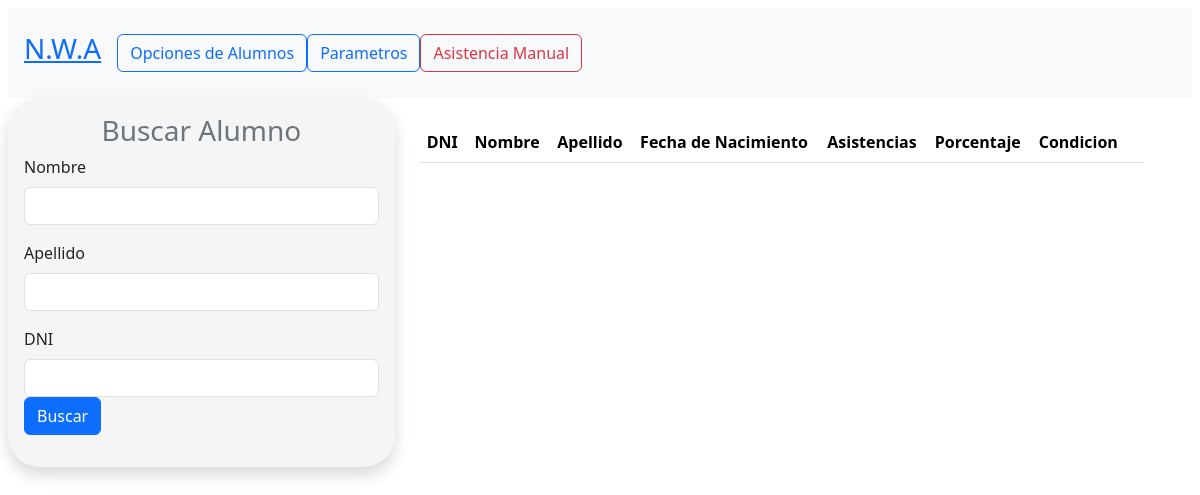
/home.php, run on an earlier commit of the app's database.
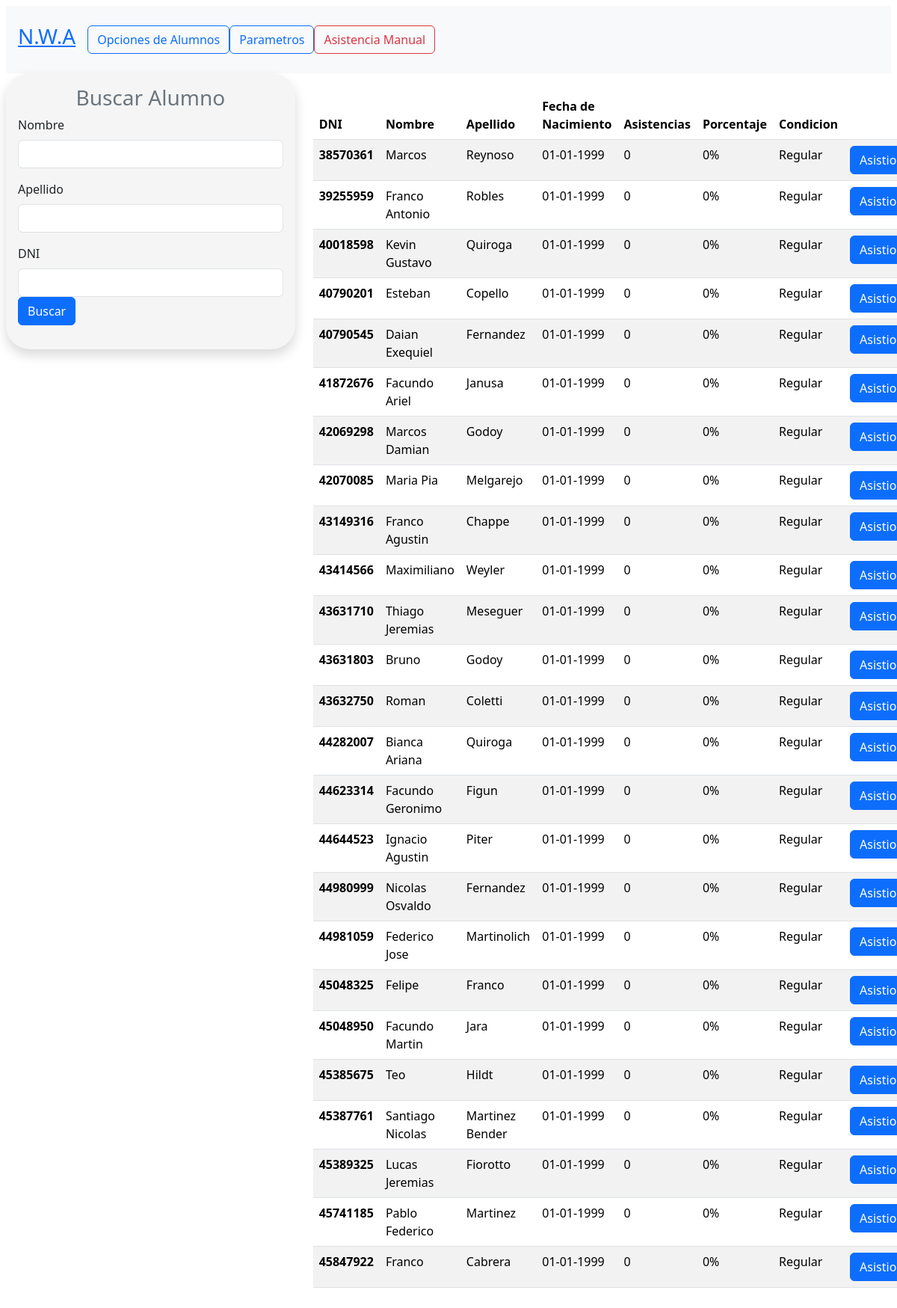
And on a later commit of the database.
### tables this page shows
CREATE TABLE Alumno (
    alumn_DNI INT PRIMARY KEY,
    nombre VARCHAR(100) NOT NULL,
    apellido VARCHAR(100) NOT NULL,
    asistencias INT DEFAULT 0,
    fecha_nac DATE
);

### Alumno/buscarAlumno.php (called while the page is built, shortened)
<?php
            function buscarAlumno(){
                try {
                    $BD = Conexion::connect();
                    $query = 'SELECT alumn_DNI, nombre, apellido, asistencias, DATE_FORMAT(fecha_nac, "%d-%m-%Y") AS fecha_nac FROM alumno WHERE 1';
                    $stmt = $BD->prepare($query);
                    $stmt->execute();
                    $result = $stmt->get_result();
                    $alumnos = $result->fetch_all(MYSQLI_ASSOC);
                }catch (PDOException $e) {
                    die("Error: " . $e->getMessage());
                }
                return $alumnos;
            }
?>

### Alumno/Alumno.php (the view, shortened to what this page needs)
<?php
    class Alumno{
        public $alumn_DNI;
        function __construct($alumn_DNI,$nombre,$apellido,$fecha_nac,$asistencias){
            $this->alumn_DNI=$alumn_DNI;
            $this->nombre=$nombre;
            $this->apellido=$apellido;
            $this->fecha_nac=$fecha_nac;
        }
        public function mostrarAlumnos($alumno){?>
            <tr>
                <th class="porcentajeAlumno"  scope="row"><?php echo $alumno->alumn_DNI; ?></th>
                <td><?php echo $alumno->nombre; ?></td>
                <td><?php echo $alumno->apellido; ?></td>
                <td><?php echo $alumno->fecha_nac; ?></td>
                <td><?php $alumno->actualizarAsistencias();
                            echo $alumno->asistencias; ?></td>
                <td ><?php echo $alumno->alumnoPorcentaje($alumno) . "%"; ?></td>
                <td ><?php echo $alumno->condicionAlumno($alumno); ?></td>
                <td>
                    <?php
                        $condicion=$alumno->alumnoPorcentaje($alumno);
                        if ($condicion<100){
                            ?><a class="btn btn-small btn-primary" href="Alumno/Asistencia.php?alumn_DNI=<?= $alumno->alumn_DNI ?>">Asistio</a>
                        <?php
                        }elseif($condicion>=100){
                            ?><a class="btn btn-small btn-secondary">Asistio</a>
                            <?php
                        }
                    ?>
                </td>
            </tr>
        <?php
        }
            ?><tr>
            <?php
        public function alumnoPorcentaje($alumno)
        {
            try {
                $BD = Conexion::connect();
                $prof_DNI=123;
                $query = 'SELECT diasClases, porcentajeLibre, porcentajePromocion FROM profesor WHERE prof_DNI = ?';
                $stmt = $BD->prepare($query);
                $stmt->bind_param("i", $prof_DNI);
                $stmt->execute();
                $result = $stmt->get_result();
                $profesor = $result->fetch_all(MYSQLI_ASSOC);
                if (!empty($profesor) && isset($profesor[0]['diasClases'])) {
                    $diasClases = $profesor[0]['diasClases'];
                    $porcentaje = $alumno->asistencias * 100;
                    $porcentaje = $porcentaje / $diasClases;
                    $porcentaje = round($porcentaje, 0);
                } else {
                    $porcentaje = 0;
                }
            } catch (PDOException $e) {
                $e;
            }
            return $porcentaje;
        }
public function condicionAlumno($alumno) {
    try {
        $BD = Conexion::connect();
        $prof_DNI = 123;
        $query = 'SELECT porcentajeLibre, porcentajePromocion FROM profesor WHERE prof_DNI = ?';
        $stmt = $BD->prepare($query);
        $stmt->bind_param("i", $prof_DNI);
        $stmt->execute();
        $result = $stmt->get_result();
        $condicion="Regular";
    } catch (PDOException $e) {
        $e;
    }
    return $condicion;
}
    public function actualizarAsistencias() {
        try {
            $BD = Conexion::connect();
            $query = 'SELECT COUNT(*) as asistencias FROM Asistencia WHERE alumno_FK = ?';
            $stmt = $BD->prepare($query);
            $stmt->bind_param("i", $this->alumn_DNI);
            $stmt->execute();
            $result = $stmt->get_result();
            $row = $result->fetch_assoc();
            if ($row && isset($row['asistencias'])) {
                $this->asistencias = $row['asistencias'];
            }
            } catch (mysqli_sql_exception $e) {
            die("Error: " . $e->getMessage());
        }
    }
    }
?>

### home.php (shortened to what this page needs)
<?php
require_once("Alumno/Alumno.php");
require_once("Alumno/buscarAlumno.php");
?>
<!DOCTYPE html>
<html lang="esp">
<head>
    <link rel="stylesheet" href="Bootstrap/css/bootstrap.min.css" />
    <link rel="stylesheet" href="index.css"/>
</head>
<body class="p-2">
    <nav class="navbar navbar-expand-lg navbar-light  bg-light" id="nav">
        <a class="titulo" href="home.php">
            <h3 class=" text-center p-3">N.W.A</h3>
        </a>
        <a href="Alumno\insertAlumno.PHP" type="button" class="btn btn-outline-primary">Opciones de Alumnos</a>
        <a href="Asistencias\clases.PHP" type="button" class="btn btn-outline-primary">Parametros</a>
        <a type="button" class="btn btn-outline-danger" href="Asistencias\asistenciatardia.php" >Asistencia Manual</a>
    </nav>
    <div class="container-fluid row ">
        <form method="POST" action="home.php" class="col-4 p-3 shadow p-3 mb-5" id="buscar">
            <h3 class="text-center text-secondary">Buscar Alumno</h3>
            <div class="mb-3">
                <label for="nombre_alumno" class="form-label">Nombre</label>
                <input type="text" class="form-control" id="nombre_alumno" name="nombre" onkeydown="validarTecla(event)" />
            </div>
            <div class="mb-3">
                <label for="apellido_alumno" class="form-label">Apellido</label>
                <input type="text" class="form-control" id="apellido_alumno" name="apellido" onkeydown="validarTecla(event)" />
            </div>
            <div class="mb-3">
                <label for="DNI" class="form-label">DNI</label>
                <input type="text" class="form-control" id="alumn_DNI" name="alumn_DNI" onkeydown="validarNumerosTecla(event)"/>
                <button type="submit" class="btn btn-primary" name="btnRegistrar" value="ok">
                    Buscar
                </button>
            </div>
        </form>
        <div class="col-8 p-4" id="alumnos">
            <table class="table table-striped" >
                <thead class="columnas">
                    <tr>
                            <th scope="col">DNI</th>
                            <th scope="col">Nombre</th>
                            <th scope="col">Apellido</th>
                            <th scope="col">Fecha de Nacimiento</th>
                            <th scope="col">Asistencias</th>
                            <th scope="col">Porcentaje</th>
                            <th scope="col">Condicion</th>
                            <th scope="col"></th>
                    </tr>
                </thead>
                <tbody>
                    <?php
                    $alumnos = buscarAlumno();
                    foreach ($alumnos as $alumno_data) {
                        $alumno = new Alumno($alumno_data['alumn_DNI'], $alumno_data['nombre'], $alumno_data['apellido'], $alumno_data['fecha_nac'], $alumno_data['asistencias']);
                        $alumno->mostrarAlumnos($alumno);
                    }
                    ?>
                </tbody>
            </table>
        </div>
    </div>
</body>
</html>

### index.css (style rules this page uses)
#buscar { top: 95px; border: 3px; border-radius: 2rem; height: 26%; background-color: whitesmoke; position: sticky; }
#nav { position: sticky; top: 0.5px; }
.columnas { position: sticky; top: 90px; }

What changed in the data, as far as the page shows it:
added alumno: alumn_DNI "38570361", nombre "Marcos", apellido "Reynoso", fecha_nac "01-01-1999", asistencias "0", alumnoPorcentaje "0", condicionAlumno "Regular"
added alumno: alumn_DNI "39255959", nombre "Franco Antonio", apellido "Robles", fecha_nac "01-01-1999", asistencias "0", alumnoPorcentaje "0", condicionAlumno "Regular"
added alumno: alumn_DNI "40018598", nombre "Kevin Gustavo", apellido "Quiroga", fecha_nac "01-01-1999", asistencias "0", alumnoPorcentaje "0", condicionAlumno "Regular"
added alumno: alumn_DNI "40790201", nombre "Esteban", apellido "Copello", fecha_nac "01-01-1999", asistencias "0", alumnoPorcentaje "0", condicionAlumno "Regular"
added alumno: alumn_DNI "40790545", nombre "Daian Exequiel", apellido "Fernandez", fecha_nac "01-01-1999", asistencias "0", alumnoPorcentaje "0", condicionAlumno "Regular"
added alumno: alumn_DNI "41872676", nombre "Facundo Ariel", apellido "Janusa", fecha_nac "01-01-1999", asistencias "0", alumnoPorcentaje "0", condicionAlumno "Regular"
added alumno: alumn_DNI "42069298", nombre "Marcos Damian", apellido "Godoy", fecha_nac "01-01-1999", asistencias "0", alumnoPorcentaje "0", condicionAlumno "Regular"
added alumno: alumn_DNI "42070085", nombre "Maria Pia", apellido "Melgarejo", fecha_nac "01-01-1999", asistencias "0", alumnoPorcentaje "0", condicionAlumno "Regular"
added alumno: alumn_DNI "43149316", nombre "Franco Agustin", apellido "Chappe", fecha_nac "01-01-1999", asistencias "0", alumnoPorcentaje "0", condicionAlumno "Regular"
added alumno: alumn_DNI "43414566", nombre "Maximiliano", apellido "Weyler", fecha_nac "01-01-1999", asistencias "0", alumnoPorcentaje "0", condicionAlumno "Regular"
added alumno: alumn_DNI "43631710", nombre "Thiago Jeremias", apellido "Meseguer", fecha_nac "01-01-1999", asistencias "0", alumnoPorcentaje "0", condicionAlumno "Regular"
added alumno: alumn_DNI "43631803", nombre "Bruno", apellido "Godoy", fecha_nac "01-01-1999", asistencias "0", alumnoPorcentaje "0", condicionAlumno "Regular"
added alumno: alumn_DNI "43632750", nombre "Roman", apellido "Coletti", fecha_nac "01-01-1999", asistencias "0", alumnoPorcentaje "0", condicionAlumno "Regular"
added alumno: alumn_DNI "44282007", nombre "Bianca Ariana", apellido "Quiroga", fecha_nac "01-01-1999", asistencias "0", alumnoPorcentaje "0", condicionAlumno "Regular"
added alumno: alumn_DNI "44623314", nombre "Facundo Geronimo", apellido "Figun", fecha_nac "01-01-1999", asistencias "0", alumnoPorcentaje "0", condicionAlumno "Regular"
added alumno: alumn_DNI "44644523", nombre "Ignacio Agustin", apellido "Piter", fecha_nac "01-01-1999", asistencias "0", alumnoPorcentaje "0", condicionAlumno "Regular"
added alumno: alumn_DNI "44980999", nombre "Nicolas Osvaldo", apellido "Fernandez", fecha_nac "01-01-1999", asistencias "0", alumnoPorcentaje "0", condicionAlumno "Regular"
added alumno: alumn_DNI "44981059", nombre "Federico Jose", apellido "Martinolich", fecha_nac "01-01-1999", asistencias "0", alumnoPorcentaje "0", condicionAlumno "Regular"
added alumno: alumn_DNI "45048325", nombre "Felipe", apellido "Franco", fecha_nac "01-01-1999", asistencias "0", alumnoPorcentaje "0", condicionAlumno "Regular"
added alumno: alumn_DNI "45048950", nombre "Facundo Martin", apellido "Jara", fecha_nac "01-01-1999", asistencias "0", alumnoPorcentaje "0", condicionAlumno "Regular"
added alumno: alumn_DNI "45385675", nombre "Teo", apellido "Hildt", fecha_nac "01-01-1999", asistencias "0", alumnoPorcentaje "0", condicionAlumno "Regular"
added alumno: alumn_DNI "45387761", nombre "Santiago Nicolas", apellido "Martinez Bender", fecha_nac "01-01-1999", asistencias "0", alumnoPorcentaje "0", condicionAlumno "Regular"
added alumno: alumn_DNI "45389325", nombre "Lucas Jeremias", apellido "Fiorotto", fecha_nac "01-01-1999", asistencias "0", alumnoPorcentaje "0", condicionAlumno "Regular"
added alumno: alumn_DNI "45741185", nombre "Pablo Federico", apellido "Martinez", fecha_nac "01-01-1999", asistencias "0", alumnoPorcentaje "0", condicionAlumno "Regular"
added alumno: alumn_DNI "45847922", nombre "Franco", apellido "Cabrera", fecha_nac "01-01-1999", asistencias "0", alumnoPorcentaje "0", condicionAlumno "Regular"
